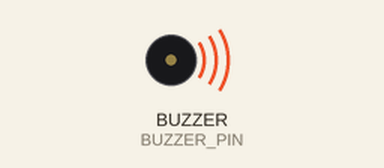
A sketch run on a simulated Seeed Wio Terminal. On the bench: buzzer (waves = sounding, pin HIGH).

Above: at 0.05 s.
At 0.65 s:
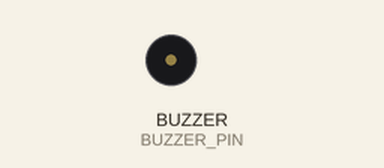
Timing chart, 0 to 3.0 s (numbered marks = the images above):
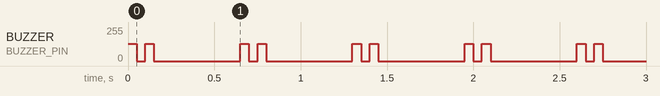

The sketch:

WIO_Buzzer.ino
```cpp
#define BUZZER_PIN WIO_BUZZER /* sig pin of the buzzer */

void setup() {
  pinMode(BUZZER_PIN, OUTPUT);
}

void loop() {
  //oneBeep();
  twoBeep();
}

void oneBeep() {
  analogWrite(WIO_BUZZER, 128);
  delay(100);
  analogWrite(WIO_BUZZER, 0);
  delay(500);
}

void twoBeep() {
  analogWrite(WIO_BUZZER, 128);
  delay(50);
  analogWrite(WIO_BUZZER, 0);
  delay(50);
  analogWrite(WIO_BUZZER, 128);
  delay(50);
  analogWrite(WIO_BUZZER, 0);
  delay(500);
}
```

Measured:
- by itself, BUZZER (BUZZER_PIN): repeats every 0.65 s: 0/255 0.05 s, 128/255 0.05 s, 0/255 0.50 s, 128/255 0.05 s
